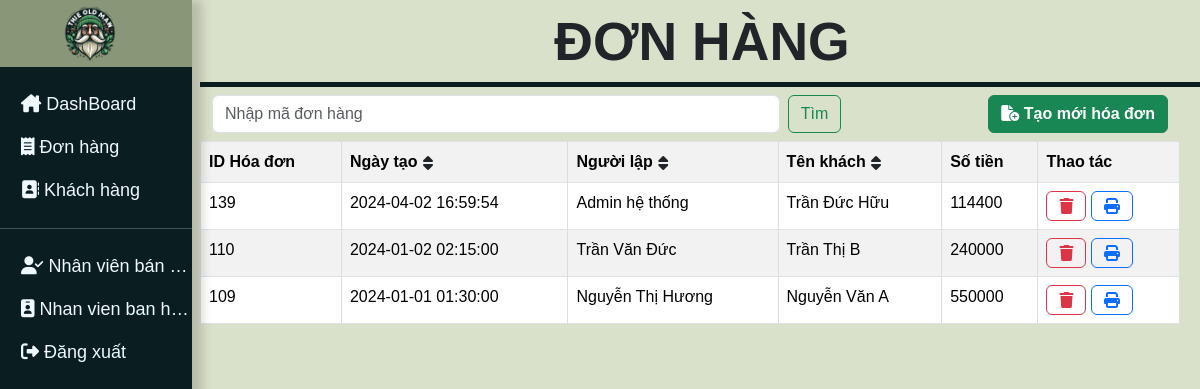
Screenshot of /user_page.php?donhang (signed in) with the database file from the repository.
### tables this page shows
CREATE TABLE `invoices` (
  `invoice_id` int NOT NULL AUTO_INCREMENT,
  `account_id` int DEFAULT NULL,
  `customer_id` int DEFAULT NULL,
  `creation_time` timestamp NULL DEFAULT CURRENT_TIMESTAMP,
  `discount` int DEFAULT '0',
  `total` int DEFAULT '0',
  PRIMARY KEY (`invoice_id`),
  KEY `account_id` (`account_id`),
  KEY `customer_id` (`customer_id`),
  CONSTRAINT `invoices_ibfk_1` FOREIGN KEY (`account_id`) REFERENCES `accounts` (`account_id`),
  CONSTRAINT `invoices_ibfk_2` FOREIGN KEY (`customer_id`) REFERENCES `customers` (`customer_id`)
);

CREATE TABLE `accounts` (
  `account_id` int NOT NULL AUTO_INCREMENT,
  `full_name` varchar(255) NOT NULL,
  `email` varchar(255) NOT NULL,
  `password` varchar(255) NOT NULL,
    `role_id` int NOT NULL,
    `status` enum('active','inactive') NOT NULL DEFAULT 'active',
    PRIMARY KEY (`account_id`),
    UNIQUE KEY `uniq_account_email` (`email`),
    KEY `idx_accounts_role` (`role_id`),
    CONSTRAINT `fk_accounts_role` FOREIGN KEY (`role_id`) REFERENCES `roles` (`id`)
);

CREATE TABLE `customers` (
  `customer_id` int NOT NULL AUTO_INCREMENT,
  `customer_name` varchar(255) NOT NULL,
  `phone_number` varchar(20) DEFAULT NULL,
  PRIMARY KEY (`customer_id`)
);

### src/views/donhang.php (the view, shortened to what this page needs)
<?php
if (!isset($ds_donhang_timkiem)) {
    $sql = "SELECT iv.invoice_id, iv.creation_time, ac.full_name, ct.customer_name, iv.total
            FROM invoices iv
            LEFT JOIN accounts ac ON iv.account_id = ac.account_id
            LEFT JOIN customers ct ON iv.customer_id = ct.customer_id
            ORDER BY iv.creation_time DESC";
    $result = mysqli_query($conn, $sql);
    $ds_hoadon = $result ? mysqli_fetch_all($result) : [];
} else {
    $ds_hoadon = $ds_donhang_timkiem;
}
?>
<div class="dash_board px-2">
    <h1 class="head-name">ĐƠN HÀNG</h1>
    <div class="head-line"></div>
    <div class="container-fluid row justify-content-between">
        <form action="user_page.php?" method="GET" class="d-flex col-8 my-2" role="search">
            <input class="form-control me-2" type="text" placeholder="Nhập mã đơn hàng" name='timkiem-donhang' aria-label="Search" required>
            <button class="btn btn-outline-success" type="submit">Tìm</button>
        </form>
        <div class="text-end col-4">
            <a href="user_page.php?donhang=them" class="my-2 btn btn-success fw-bolder"><i class="fa-solid fa-file-circle-plus"></i> Tạo mới hóa đơn</a>
        </div>
        <table id="myTable" class="table container-fluid text-center table-hover table-striped table-bordered">
            <tr>
                <th>ID Hóa đơn </th>
                <th onclick="sortTable(1)">Ngày tạo <i href="" class=" fw-bolder"><i class="p-0 btn fa-solid fa-sort"></i></th>
                <th onclick="sortTable(2)">Người lập <i href="" class=" fw-bolder"><i class="p-0 btn fa-solid fa-sort"></i></th>
                <th onclick="sortTable(3)">Tên khách <i href="" class=" fw-bolder"><i class="p-0 btn fa-solid fa-sort"></th>
                <th>Số tiền <i href="" class=" fw-bolder"></th>
                <th>Thao tác</th>
            </tr>
            <?php foreach ($ds_hoadon as $hd) : ?>
                <tr>
                    <td><?= $hd[0] ?></td>
                    <td><?= $hd[1] ?></td>
                    <td><?= $hd[2] ?></td>
                    <td><?= $hd[3] ?></td>
                    <td><?= intval($hd[4]) ?></td>
                    <td>
                        <a href="user_page.php?donhang=xoa&id=<?= $hd[0] ?>"><i class="btn btn-outline-danger fa-solid fa-trash"></i></a>
                        <a href="user_page.php?donhang=in&id=<?= $hd[0] ?>"><i class="btn btn-outline-primary fa-solid fa-print"></i></i></a>
                    </td>
                </tr>
            <?php endforeach; ?>
        </table>
    </div>
</div>
</div>

### css/style.css (style rules this page uses)
html, body { height: 100%; margin: 0; padding: 0; background-color: #d9e1cb; }
a { text-decoration: none; }
.head-line { display: block-inline; background-color: #0a1e1f; height: 5px; content: none; width: 100%; margin-top: 0px; }
.head-name { padding-top: 10px; text-align: center; font-size: 53.5px; font-weight: bolder; }
table { width: 100%; border-collapse: collapse; }
tr:nth-child(even) { background-color: #f2f2f2; }
th { background-color: #4caf50; color: white; }
td, th { border: 1px solid #ddd; padding: 8px; text-align: left; }
* { font-family: "Poppins", sans-serif; margin: 0; padding: 0; box-sizing: border-box; outline: none; border: none; text-decoration: none; }

### rows the page displays
invoices: invoice_id "139", creation_time "2024-04-02 16:59:54", account.full_name "Admin hệ thống", customer.customer_name "Trần Đức Hữu", total "114400"
invoices: invoice_id "110", creation_time "2024-01-02 02:15:00", account.full_name "Trần Văn Đức", customer.customer_name "Trần Thị B", total "240000"
invoices: invoice_id "109", creation_time "2024-01-01 01:30:00", account.full_name "Nguyễn Thị Hương", customer.customer_name "Nguyễn Văn A", total "550000"
